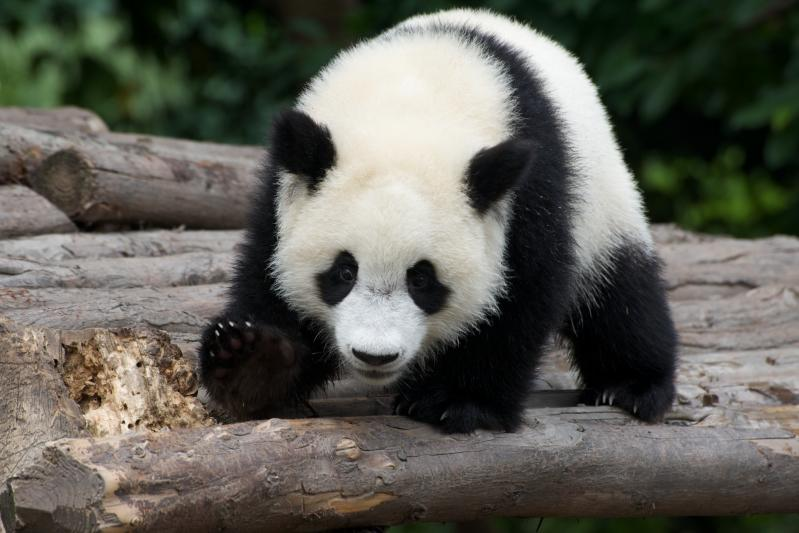
#> input picture Panda.jpg, 799 x 533 px
$ python 2Smoothing.py
#> lines starting #> are read from the running program, lines starting #| are printed output that depends on the picture; after the words box and inside, x2 and y2 are one past the last pixel; in counts of white or black regions, pixels touching at a corner belong together
import cv2
from matplotlib import pyplot as plt
import numpy as np
image=cv2.imread("Panda.jpg")
#> image is the input picture: shape (533, 799, 3); mean B, G, R 86.8, 94.9, 95.5
gray_image=cv2.cvtColor(image,cv2.COLOR_BGR2GRAY)
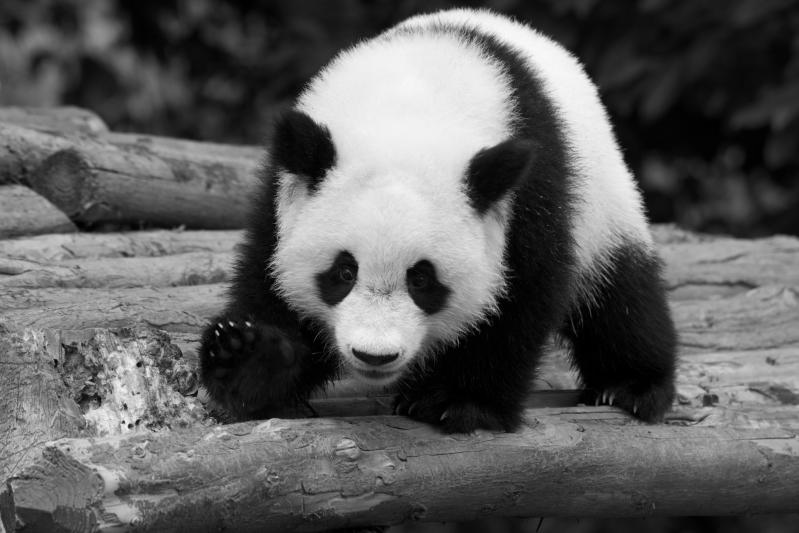
#> gray_image: shape (533, 799); min 0, max 250, mean 94.1
gauss=np.random.normal(0,0.5,gray_image.shape).astype('uint8')
gauss_image=cv2.add(gray_image,gauss)
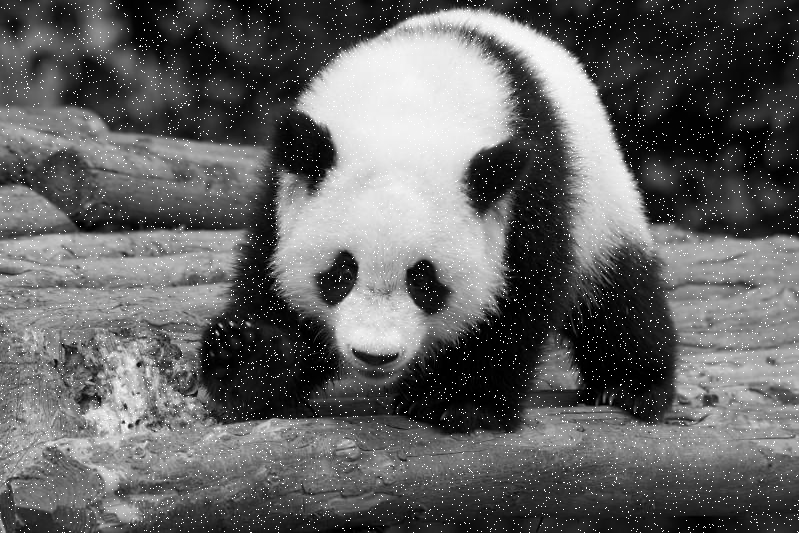
#> gauss_image: shape (533, 799); min 0, max 255, mean 97.8
mean_filter_image=cv2.blur(gray_image,(5,5))
# Create a single subplot for all images
fig, axs = plt.subplots(1, 3)
axs[0].imshow(gray_image, cmap='gray')
axs[0].set_title('Original Image')
axs[1].imshow(gauss_image, cmap='gray')
axs[1].set_title('noisy Image')
axs[2].imshow(mean_filter_image, cmap='gray')
axs[2].set_title('Smoothed Image')
plt.show()
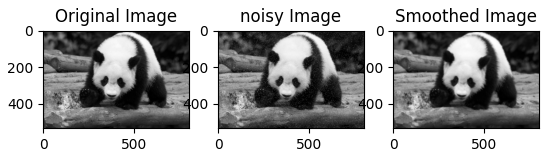
#> figure drawn by matplotlib, 3 panels

gray_image=cv2.imread('salt and pepper noise.png',0)
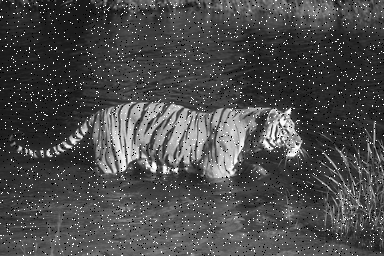
#> input picture salt and pepper noise.png, 384 x 256 px
#> gray_image is the input picture: shape (256, 384); min 0, max 255, mean 74.9
Median_filter_image=cv2.medianBlur(gray_image,3)
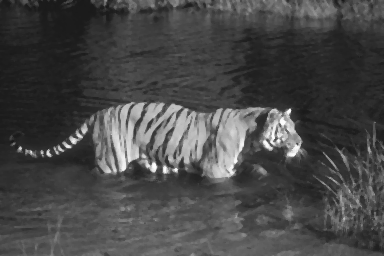
#> Median_filter_image: shape (256, 384); min 25, max 253, mean 71.6
# Create a single subplot for all images
fig, axs = plt.subplots(1, 2)
axs[0].imshow(gray_image, cmap='gray')
axs[0].set_title('Original Image')
axs[1].imshow(Median_filter_image, cmap='gray')
axs[1].set_title('Smoothed Image')
plt.show()


gray_image=cv2.imread('space.png',0)
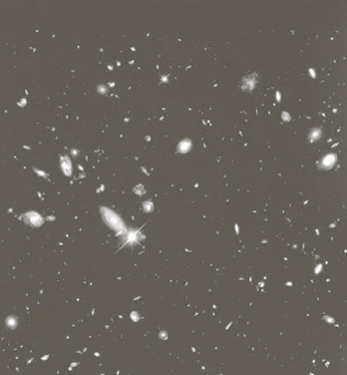
#> input picture space.png, 347 x 375 px
#> gray_image: shape (375, 347); min 78, max 255, mean 96.9
#h=np.matrix([[1/9,1/9,1/9],[1/9,1/9,1/9],[1/9,1/9,1/9]])
k = (1/(11*11))*np.ones((11,11))
Mean_filter_image=cv2.filter2D(src=gray_image, kernel=k, ddepth=-1)
_,bw_image=cv2.threshold(Mean_filter_image, 127, 255, cv2.THRESH_BINARY)
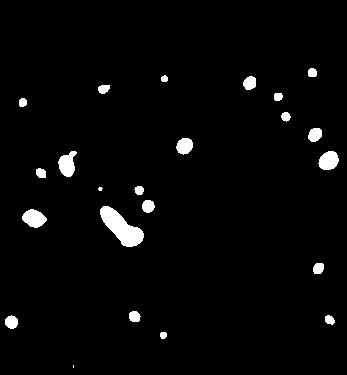
#> bw_image: shape (375, 347); 2.7% white; 23 white regions (2 under 20 px), largest, box (x1, y1, x2, y2) and area: (100, 206, 144, 247) 896, (22, 209, 47, 228) 323, (58, 151, 77, 177) 321
# Create a single subplot for all images
fig, axs = plt.subplots(1, 3)
axs[0].imshow(gray_image, cmap='gray')
axs[0].set_title('Original Image')
axs[1].imshow(Mean_filter_image, cmap='gray')
axs[1].set_title('Smoothed Image')
axs[2].imshow(bw_image, cmap='gray')
axs[2].set_title('Segmented Image')
plt.show()
